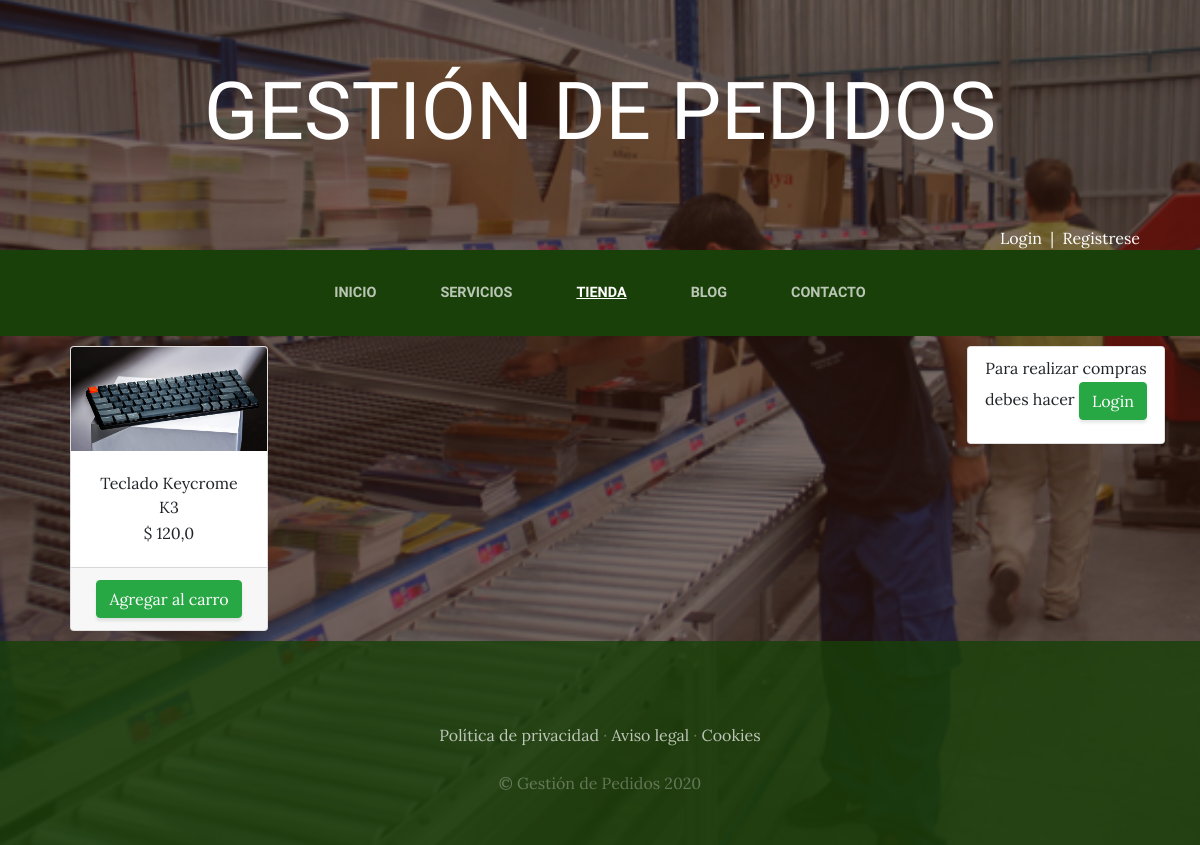
The app's page /tienda/ with its own data.
### Tienda/models.py (models this page shows, shortened)
class Producto(models.Model):
    nombre = models.CharField(max_length=50)
    categorias = models.ForeignKey(CategoriaProd, on_delete=models.CASCADE)
    imagen = models.ImageField(upload_to="Tienda", null=True, blank=True)
    precio = models.FloatField()
    disponibilidad = models.BooleanField(default=True)
    created = models.DateTimeField(auto_now_add=True)
    updated = models.DateTimeField(auto_now_add=True)
    class Meta:
        verbose_name="Producto"
        verbose_name_plural="Productos"

### Tienda/views.py (the view)
# urls.py: path('tienda/', include('Tienda.urls')),
def tienda(request):
    productos = Producto.objects.all()
    return render(request, "Tienda/tienda.html", {"productos": productos})

### Carro/context_processor.py (called while the page is built)
def importe_total_carro(request):
    total = 0
    if request.user.is_authenticated:
        for key, value in request.session["carro"].items():
            total = total + float(value["precio"])
    return {"importe_total_carro": total}

### Tienda/templates/Tienda/tienda.html (shortened to what this page needs)
{% extends "ProyectoWebApp/base.html" %}
{% load static %}
{% block content %}
<div class="container">
  <div style="float: right;">
  {% if request.user.is_authenticated %}
    {% include "Carro/widget.html" %}
  {% else %}
    <div class="card" style="width:100%; margin: 10px 10px; padding: 7px; text-align: center;">
      <p>Para realizar compras<br/>debes hacer <a href="{% url 'Login' %}" class="btn btn-success">Login</a></p>
    </div>
  {% endif %}
  </div>
  <div class="row">
{% for producto in productos %}
      <div class="col-md-3">
      <div class="card" style="width:100%; margin: 10px 10px;">
        <img src="{{producto.imagen.url}}" class="card-img-top">
        <div class="card-body" style="text-align: center;">
          <h7 class="card-title">{{producto.nombre}}</h7>
          <p class="card-text">$&nbsp;{{producto.precio}}</p>
        </div>
        <div class="card-footer text-center">
          <a href="{% url 'carro:agregar' producto.id %}" class="btn btn-success">Agregar al carro</a>
        </div>
      </div>
    </div>
{% endfor %}
  </div>
</div>
{% endblock %}

### ProyectoWebApp/static/ProyectoWebApp/css/gestion.css (style rules this page uses)
body { font-family: 'Lora'; background: linear-gradient(rgba(47, 23, 15, 0.65), rgba(47, 23, 15, 0.65)), url("../img/bg_main.jpg"); background-attachment: fixed; background-position: center; background-size: cover; }
p { line-height: 1.75; }
.btn { box-shadow: 0px 3px 3px 0px rgba(33, 37, 41, 0.1); }

### records on screen
Producto: imagen (picture), nombre "Teclado Keycrome K3", precio "120,0"
